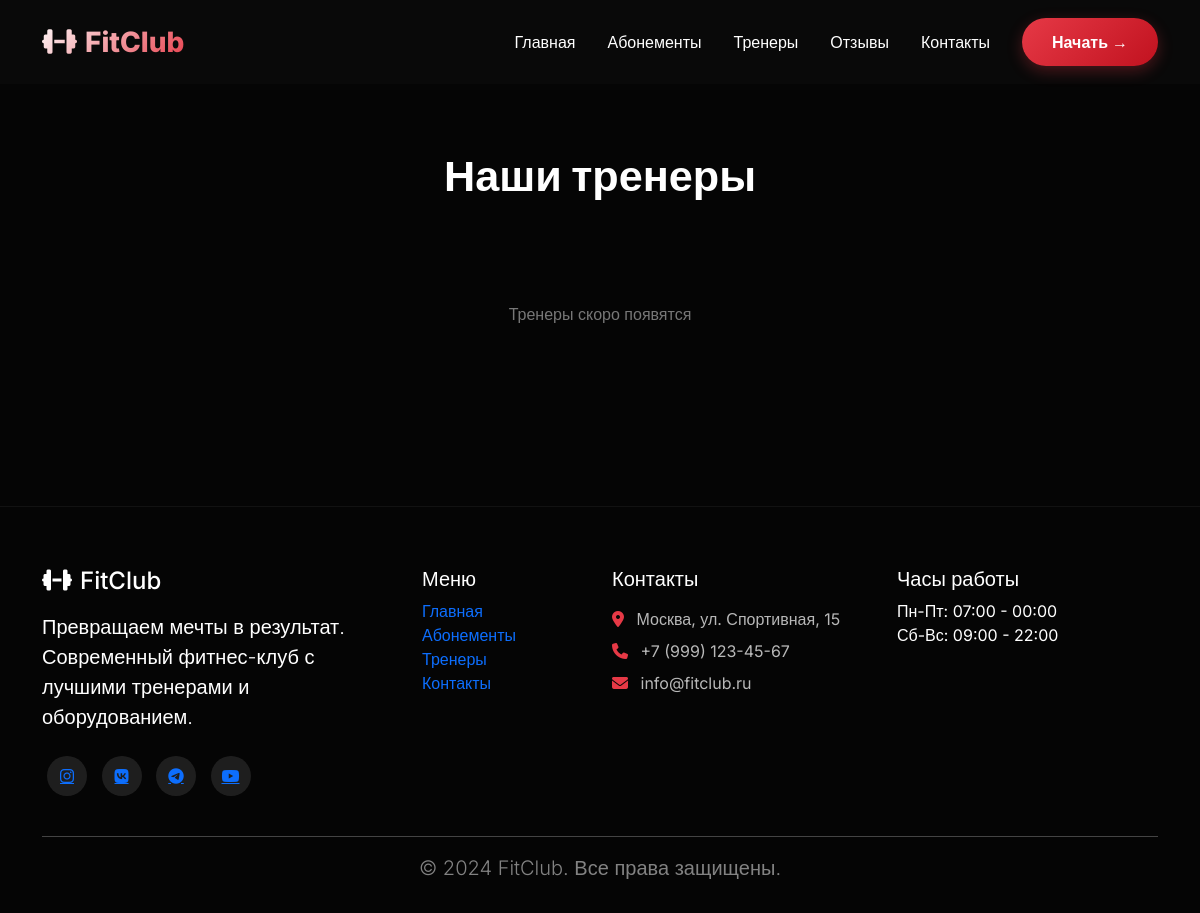
Page /trainers/ on the earlier database version.
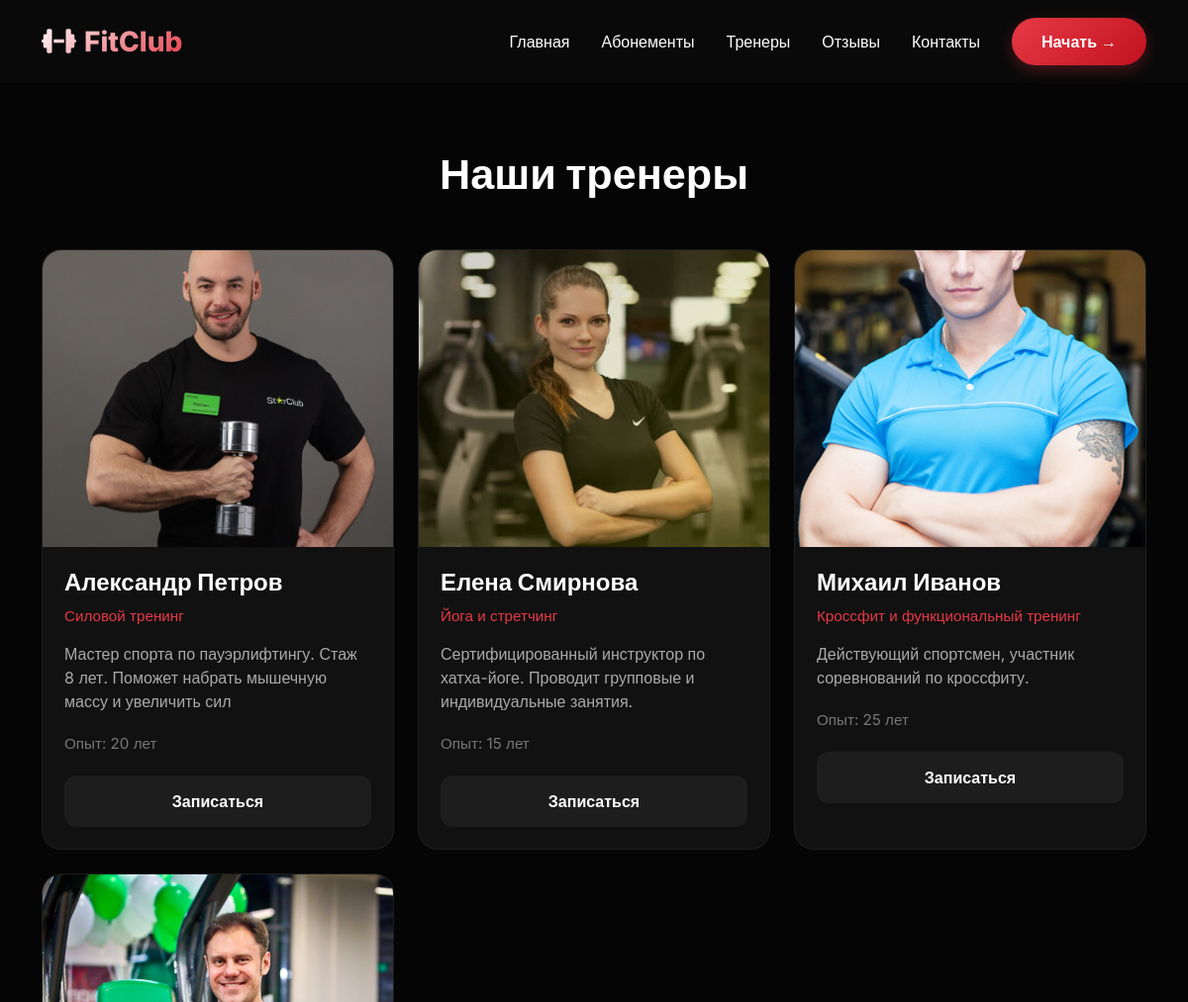
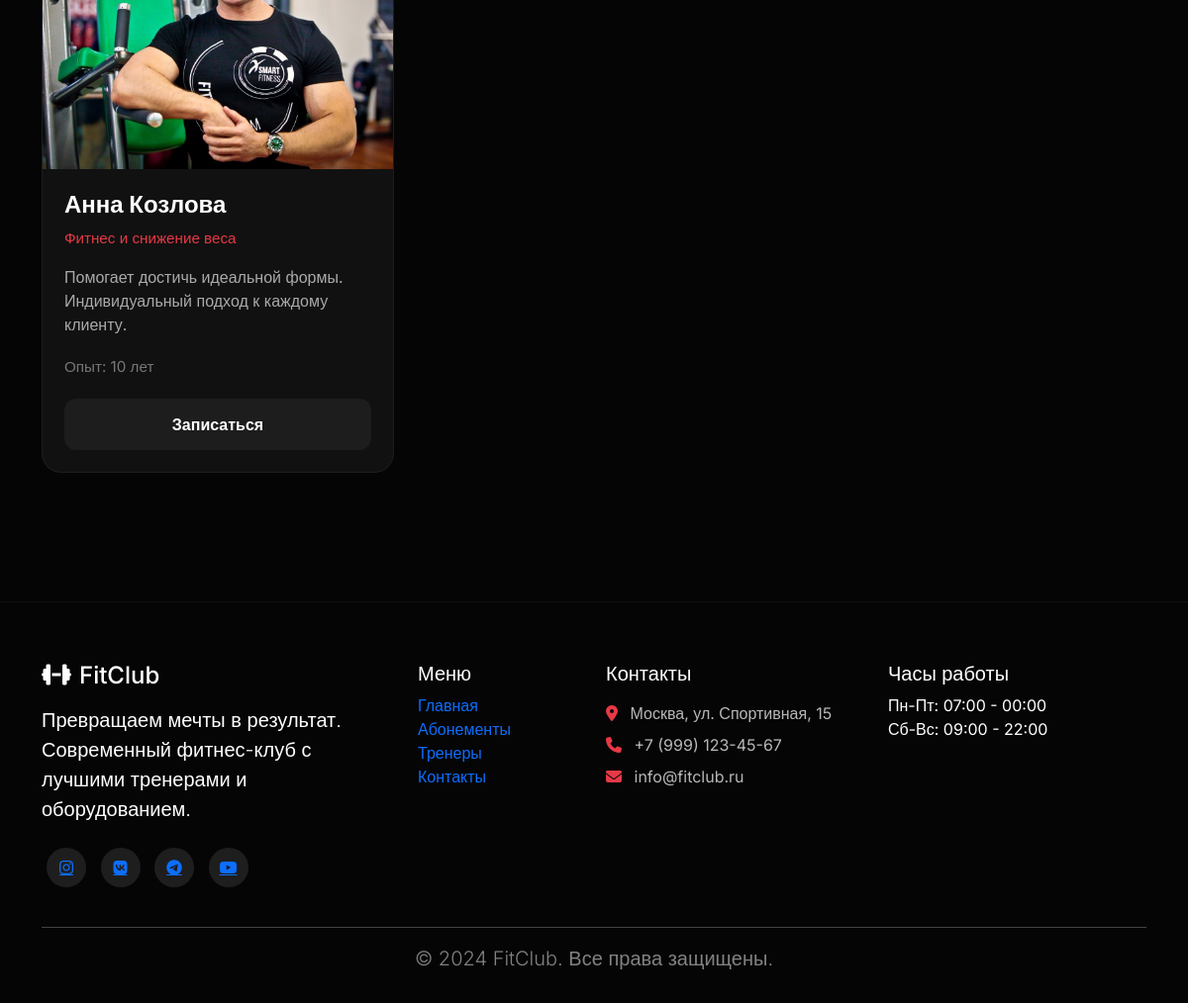
Same page on the later database version (2 pictures, top to bottom).
### abonements/models.py (models this page shows, shortened)
class Trainer(models.Model):
    name = models.CharField(max_length=100)
    specialty = models.CharField(max_length=100)
    description = models.TextField()
    image = models.ImageField(upload_to='trainers/')
    experience_years = models.IntegerField(default=1)
    instagram = models.URLField(blank=True)
    is_active = models.BooleanField(default=True)
    order = models.IntegerField(default=0)
    class Meta:
        ordering = ['order', 'name']
        verbose_name = 'Тренер'
        verbose_name_plural = 'Тренеры'

### abonements/views.py (the view)
# urls.py: path('trainers/', views.TrainerListView.as_view(), name='trainer_list'),
class TrainerListView(ListView):
    model = Trainer
    template_name = 'trainers/trainer_list.html'
    context_object_name = 'trainers'
    def get_queryset(self):
        return Trainer.objects.filter(is_active=True)

### templates/trainers/trainer_list.html (shortened to what this page needs)
{% extends 'base.html' %}
{% block content %}
<section class="trainers-section">
    <div class="container">
        <div class="section-title">
            <h1>Наши <span>тренеры</span></h1>
        </div>
        <div class="row g-4">
            {% for trainer in trainers %}
            <div class="col-lg-4 col-md-6">
                <div class="trainer-card">
                    <div class="trainer-image">
                        {% if trainer.image %}
                            <img src="{{ trainer.image.url }}" alt="{{ trainer.name }}">
                        {% else %}
                            <img src="https://via.placeholder.com/500x600/111111/ffffff?text=Trainer" alt="trainer">
                        {% endif %}
                    </div>
                    <div class="trainer-body">
                        <h3 class="trainer-name">{{ trainer.name }}</h3>
                        <span class="trainer-specialty">
                            {{ trainer.specialty }}
                        </span>
                        <p class="trainer-description">
                            {{ trainer.description|truncatewords:15 }}
                        </p>
                        <div class="trainer-exp">
                            Опыт: {{ trainer.experience_years }} лет
                        </div>
                        <a href="{% url 'contact' %}" class="trainer-btn">
                            Записаться
                        </a>
                    </div>
                </div>
            </div>
            {% empty %}
            <div class="col-12">
                <div class="empty-text">
                    Тренеры скоро появятся
                </div>
            </div>
            {% endfor %}
        </div>
    </div>
</section>
{% endblock %}

### templates/base.html (shortened to what this page needs)
<!DOCTYPE html>
<html lang="ru">
<head>
    <link href="https://cdn.jsdelivr.net/npm/bootstrap@5.3.0/dist/css/bootstrap.min.css" rel="stylesheet">
    <link rel="stylesheet" href="https://cdnjs.cloudflare.com/ajax/libs/font-awesome/6.4.0/css/all.min.css">
    <link href="https://unpkg.com/aos@2.3.1/dist/aos.css" rel="stylesheet">
</head>
<body>
<nav class="navbar navbar-expand-lg fixed-top">
    <div class="container">
        <a class="navbar-brand" href="{% url 'home' %}">
            <i class="fas fa-dumbbell me-2"></i>FitClub
        </a>
        <div class="collapse navbar-collapse" id="navbarNav">
            <ul class="navbar-nav ms-auto">
                <li class="nav-item"><a class="nav-link" href="{% url 'home' %}">Главная</a></li>
                <li class="nav-item"><a class="nav-link" href="{% url 'abonement_list' %}">Абонементы</a></li>
                <li class="nav-item"><a class="nav-link" href="{% url 'trainer_list' %}">Тренеры</a></li>
                <li class="nav-item"><a class="nav-link" href="#reviews">Отзывы</a></li>
                <li class="nav-item"><a class="nav-link" href="{% url 'contact' %}">Контакты</a></li>
            </ul>
            <a href="{% url 'abonement_list' %}" class="btn btn-premium ms-3">Начать →</a>
        </div>
    </div>
</nav>
<main>
    {% block content %}{% endblock %}
</main>
<footer>
    <div class="container">
        <div class="row">
            <div class="col-lg-4 mb-4">
                <h4 class="mb-3"><i class="fas fa-dumbbell me-2"></i>FitClub</h4>
                <p class="lead text-white-70 mb-4">Превращаем мечты в результат. Современный фитнес-клуб с лучшими тренерами и оборудованием.</p>
                <div>
                    <a href="#" class="social-icon"><i class="fab fa-instagram"></i></a>
                    <a href="#" class="social-icon"><i class="fab fa-vk"></i></a>
                    <a href="#" class="social-icon"><i class="fab fa-telegram"></i></a>
                    <a href="#" class="social-icon"><i class="fab fa-youtube"></i></a>
                </div>
            </div>
            <div class="col-lg-2 col-md-4 mb-4">
                <h5>Меню</h5>
                <ul class="list-unstyled">
    <li><a href="{% url 'home' %}" class="text-white-70 text-decoration-none">Главная</a></li>
    <li><a href="{% url 'abonement_list' %}" class="text-white-70 text-decoration-none">Абонементы</a></li>
    <li><a href="{% url 'trainer_list' %}" class="text-white-70 text-decoration-none">Тренеры</a></li>
    <li><a href="{% url 'contact' %}" class="text-white-70 text-decoration-none">Контакты</a></li>
</ul>
            </div>
            <div class="col-lg-3 col-md-4 mb-4">
                <h5 class="text-white mb-3">Контакты</h5>
<p class="mb-2" style="color: #b8b8b8; transition: 0.3s;">
    <i class="fas fa-map-marker-alt me-2" style="color: #e63946;"></i>
    Москва, ул. Спортивная, 15
</p>
<p class="mb-2" style="color: #b8b8b8; transition: 0.3s;">
    <i class="fas fa-phone me-2" style="color: #e63946;"></i>
    +7 (999) 123-45-67
</p>
<p style="color: #b8b8b8; transition: 0.3s;">
    <i class="fas fa-envelope me-2" style="color: #e63946;"></i>
    info@fitclub.ru
</p>
            </div>
            <div class="col-lg-3 col-md-4 mb-4">
                <h5 class="text-white">Часы работы</h5>
<p class="text-white-70 mb-0">Пн-Пт: 07:00 - 00:00</p>
<p class="text-white-70">Сб-Вс: 09:00 - 22:00</p>
            </div>
        </div>
        <hr class="bg-secondary">
        <div class="text-center text-muted"><p class="lead text-white-50 mb-0">© 2024 FitClub. Все права защищены.</p>
        </div>
    </div>
</footer>
</body>
</html>

### templates/base.html (style rules this page uses)
* { margin: 0; padding: 0; box-sizing: border-box; }
body { font-family: 'Inter', sans-serif; background: #0a0a0a; color: #fff; overflow-x: hidden; }
.navbar { background: rgba(10, 10, 10, 0.95); backdrop-filter: blur(10px); padding: 1rem 0; transition: all 0.3s ease; }
.navbar-brand { font-size: 28px; font-weight: 800; background: linear-gradient(135deg, #fff 0%, #e63946 100%); -webkit-background-clip: text; background-clip: text; color: transparent; }
.nav-link { color: #fff !important; font-weight: 500; margin: 0 0.5rem; transition: 0.3s; position: relative; }
.nav-link::after { content: ''; position: absolute; bottom: -5px; left: 0; width: 0; height: 2px; background: #e63946; transition: 0.3s; }
.btn-premium { background: linear-gradient(135deg, #e63946, #c1121f); color: white; border: none; padding: 12px 30px; border-radius: 50px; font-weight: 600; transition: 0.3s; box-shadow: 0 5px 15px rgba(230,57,70,0.3); }
footer { background: #050505; padding: 60px 0 30px; margin-top: 80px; border-top: 1px solid rgba(255,255,255,0.05); }
.social-icon { width: 40px; height: 40px; background: rgba(255,255,255,0.1); border-radius: 50%; display: inline-flex; align-items: center; justify-content: center; margin: 0 5px; transition: 0.3s; }
body { font-family: 'Inter', sans-serif; color: #fff; overflow-x: hidden; background: radial-gradient(circle at 20% 10%, rgba(230,57,70,0.18), transparent 40%), radial-gradient(circle at 80% 30%, rgba(255,255,255,0.05), transparent 50%), radial-gradient(circle at 50% 90%, rgba(230,57,70,0.08), transparent 55%), linear-gradient(180deg, #0a0a0a 0%, #000 100%); }

### templates/trainers/trainer_list.html (style rules this page uses)
body { background: #050505; color: white; }
.trainers-section { padding: 150px 0 50px; }
.section-title { text-align: center; margin-bottom: 50px; }
.section-title h1 { font-size: 2.7rem; font-weight: 800; margin-bottom: 10px; }
.section-title span { color: #FFFFFF; }
.trainer-card { background: #111; border-radius: 20px; overflow: hidden; transition: 0.3s; height: 100%; border: 1px solid rgba(255,255,255,0.05); }
.trainer-image { height: 300px; overflow: hidden; }
.trainer-image img { width: 100%; height: 100%; object-fit: cover; }
.trainer-body { padding: 22px; }
.trainer-name { font-size: 1.5rem; font-weight: 700; margin-bottom: 8px; }
.trainer-specialty { color: #e63946; font-size: 0.95rem; margin-bottom: 15px; display: block; }
.trainer-description { color: #aaa; line-height: 1.5; margin-bottom: 20px; }
.trainer-exp { color: #777; margin-bottom: 20px; font-size: 0.95rem; }
.trainer-btn { display: block; width: 100%; text-align: center; padding: 14px; border-radius: 12px; background: #1d1d1d; color: white; text-decoration: none; font-weight: 600; transition: 0.3s; }

Differences in the rows shown:
added Trainer: image (picture), name "Александр Петров", specialty "Силовой тренинг", description "Мастер спорта по пауэрлифтингу. Стаж 8 лет. Поможет набрать мышечную массу и увеличить сил", experience_years "20"
added Trainer: image (picture), name "Елена Смирнова", specialty "Йога и стретчинг", description "Сертифицированный инструктор по хатха-йоге. Проводит групповые и индивидуальные занятия.", experience_years "15"
added Trainer: image (picture), name "Михаил Иванов", specialty "Кроссфит и функциональный тренинг", description "Действующий спортсмен, участник соревнований по кроссфиту.", experience_years "25"
added Trainer: image (picture), name "Анна Козлова", specialty "Фитнес и снижение веса", description "Помогает достичь идеальной формы. Индивидуальный подход к каждому клиенту.", experience_years "10"
Other differences:
text no longer shown: "Тренеры скоро появятся"
